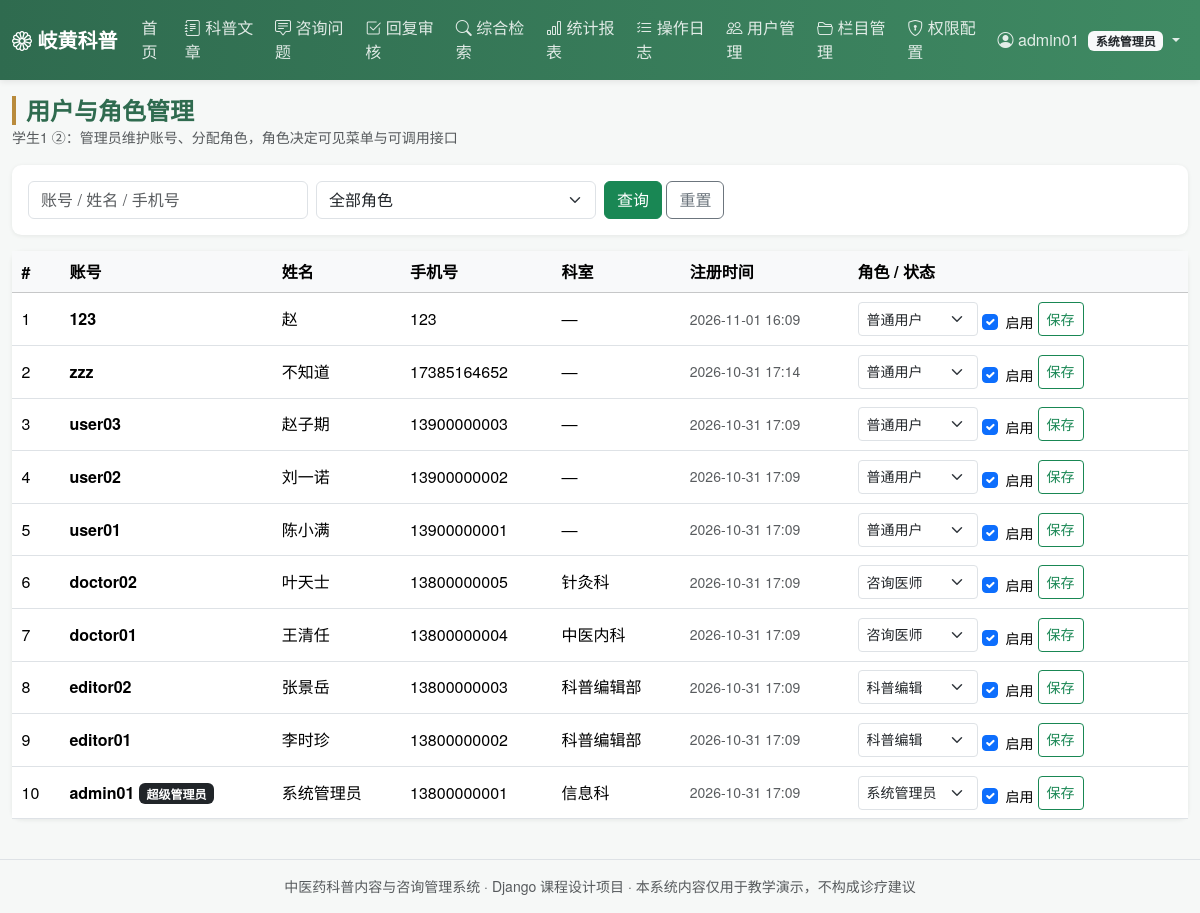
The page /user/ (signed in) on the database its author committed.
### main_app/models.py (models this page shows, shortened)
class Menu(models.Model):
    name = models.CharField('菜单名称', max_length=50)
    code = models.CharField('权限编码', max_length=50, unique=True,
                            help_text='与装饰器 module_required 使用的编码一致')
    url_name = models.CharField('对应路由名', max_length=100, blank=True)
    icon = models.CharField('图标类名', max_length=50, blank=True, default='bi-grid')
    roles = models.CharField('可见角色', max_length=100, default='admin,editor,consultant,user',
                             help_text='逗号分隔：admin,editor,consultant,user')
    order = models.IntegerField('排序', default=0)
    is_active = models.BooleanField('启用', default=True)
    class Meta:
        verbose_name = '菜单权限'
        verbose_name_plural = '菜单权限'
        ordering = ['order', 'id']
    @property
    def role_list(self):
        return [r.strip() for r in self.roles.split(',') if r.strip()]
    def visible_to(self, role):
        return self.is_active and role in self.role_list

class UserProfile(models.Model):
    user = models.OneToOneField(User, on_delete=models.CASCADE,
                                related_name='profile', verbose_name='用户')
    role = models.CharField('角色', max_length=20, choices=ROLE_CHOICES, default='user')
    real_name = models.CharField('真实姓名', max_length=30, blank=True)
    phone = models.CharField('手机号', max_length=20, blank=True)
    department = models.CharField('所属科室', max_length=50, blank=True,
                                  help_text='咨询医师填写，如：中医内科')
    is_active_account = models.BooleanField('账号启用', default=True)
    created_at = models.DateTimeField('注册时间', auto_now_add=True)
    class Meta:
        verbose_name = '用户档案'
        verbose_name_plural = '用户档案'

### main_app/views.py (the view)
# urls.py: path('user/', views.user_list, name='user_list'),
@role_required('admin')
@module_required('user_manage')
def user_list(request):
    kw = request.GET.get('kw', '').strip()
    role = request.GET.get('role', '')
    qs = UserProfile.objects.select_related('user').order_by('-created_at')
    if kw:
        qs = qs.filter(Q(user__username__icontains=kw) | Q(real_name__icontains=kw)
                       | Q(phone__icontains=kw))
    if role:
        qs = qs.filter(role=role)
    return render(request, 'user/list.html', {
        'page_obj': paginate(request, qs), 'kw': kw, 'role': role,
        'role_choices': UserProfile._meta.get_field('role').choices,
        'qs': querystring(request),
    })

### main_app/context_processors.py (called while the page is built)
def menu_permissions(request):
    user = getattr(request, 'user', None)
    role = 'anonymous'
    profile = None
    if user and user.is_authenticated:
        if user.is_superuser:
            role = 'admin'
        else:
            profile = getattr(user, 'profile', None)
            role = profile.role if profile else 'user'
    menus = [m for m in Menu.objects.filter(is_active=True) if m.visible_to(role)]
    return {
        'nav_menus': menus,
        'current_role': role,
        'current_role_label': ROLE_LABELS.get(role, role),
        'profile': profile,
    }

### main_app/permissions.py (called while the page is built, shortened)
def role_of(user):
    if not user.is_authenticated:
        return 'anonymous'
    if user.is_superuser:
        return 'admin'
    p = get_profile(user)
    return p.role if p else 'user'

def role_required(*roles):
    def decorator(view_func):
        @login_required
        @wraps(view_func)
        def _wrapped(request, *args, **kwargs):
            if role_of(request.user) in roles:
                return view_func(request, *args, **kwargs)
        return _wrapped
    return decorator

def module_required(code):
    def decorator(view_func):
        @login_required
        @wraps(view_func)
        def _wrapped(request, *args, **kwargs):
            from .models import Menu
            menu = Menu.objects.filter(code=code).first()
            if menu is None or menu.visible_to(role_of(request.user)):
                return view_func(request, *args, **kwargs)
            messages.error(request, '当前角色未开通该菜单权限。')
            return redirect('main_app:index')
        return _wrapped
    return decorator

### main_app/views.py (called while the page is built)
def paginate(request, queryset, size=PAGE_SIZE):
    paginator = Paginator(queryset, size)
    return paginator.get_page(request.GET.get('page'))

def querystring(request, **kwargs):
    params = request.GET.copy()
    params.pop('page', None)
    for k, v in kwargs.items():
        params[k] = v
    return params.urlencode()

### templates/user/list.html (shortened to what this page needs)
{% extends 'base.html' %}
{% block page_title %}用户与角色管理{% endblock %}
{% block page_desc %}学生1 ②：管理员维护账号、分配角色，角色决定可见菜单与可调用接口{% endblock %}
{% block content %}
<div class="card mb-3">
    <div class="card-body">
        <form class="row g-2" method="get">
            <div class="col-md-3">
                <input class="form-control" name="kw" value="{{ kw }}" placeholder="账号 / 姓名 / 手机号">
            </div>
            <div class="col-md-3">
                <select class="form-select" name="role">
                    <option value="">全部角色</option>
                </select>
            </div>
            <div class="col-md-2">
                <button class="btn btn-success">查询</button>
                <a class="btn btn-outline-secondary" href="{% url 'main_app:user_list' %}">重置</a>
            </div>
        </form>
    </div>
</div>
<div class="card">
    <div class="table-responsive">
        <table class="table table-hover align-middle mb-0">
            <thead class="table-light">
            <tr><th>#</th><th>账号</th><th>姓名</th><th>手机号</th><th>科室</th><th>注册时间</th>
                <th style="width:340px">角色 / 状态</th></tr>
            </thead>
            <tbody>
            {% for p in page_obj %}
                <tr>
                    <td>{{ forloop.counter0|add:page_obj.start_index }}</td>
                    <td><strong>{{ p.user.username }}</strong>
                        {% if p.user.is_superuser %}<span class="badge bg-dark">超级管理员</span>{% endif %}</td>
                    <td>{{ p.real_name|default:'—' }}</td>
                    <td>{{ p.phone|default:'—' }}</td>
                    <td>{{ p.department|default:'—' }}</td>
                    <td class="text-muted small">{{ p.created_at|date:'Y-m-d H:i' }}</td>
                    <td>
                        <form method="post" action="{% url 'main_app:user_role_edit' p.pk %}" class="d-flex gap-1">
                            <select class="form-select form-select-sm" name="role" style="width:120px">
                                {% for v, l in role_choices %}
                                    <option value="{{ v }}" {% if p.role == v %}selected{% endif %}>{{ l }}</option>
                                {% endfor %}
                            </select>
                            <div class="form-check mt-2">
                                <input class="form-check-input" type="checkbox" name="is_active_account"
                                       {% if p.is_active_account %}checked{% endif %}>
                                <label class="form-check-label small">启用</label>
                            </div>
                            <button class="btn btn-sm btn-outline-success">保存</button>
                        </form>
                    </td>
                </tr>
            {% empty %}
                <tr><td colspan="7" class="text-center text-muted py-4">暂无数据</td></tr>
            {% endfor %}
            </tbody>
        </table>
    </div>
</div>
{% endblock %}

### templates/base.html (shortened to what this page needs)
{% load static %}<!DOCTYPE html>
<html lang="zh-CN">
<head>
    <link href="https://cdn.jsdelivr.net/npm/bootstrap@5.3.3/dist/css/bootstrap.min.css" rel="stylesheet">
    <link href="https://cdn.jsdelivr.net/npm/bootstrap-icons@1.11.3/font/bootstrap-icons.css" rel="stylesheet">
    <link href="{% static 'css/style.css' %}" rel="stylesheet">
</head>
<body>
<nav class="navbar navbar-expand-lg navbar-dark tcm-navbar sticky-top">
    <div class="container-fluid">
        <a class="navbar-brand fw-bold" href="{% url 'main_app:index' %}">
            <i class="bi bi-flower1"></i> 岐黄科普
        </a>
        <div class="collapse navbar-collapse" id="navMenu">
            <ul class="navbar-nav me-auto">
                <li class="nav-item">
                    <a class="nav-link {% if request.resolver_match.url_name == 'index' %}active{% endif %}"
                       href="{% url 'main_app:index' %}">首页</a>
                </li>
                {% for m in nav_menus %}
                    <li class="nav-item">
                        <a class="nav-link" href="{% if m.url_name %}{% url m.url_name %}{% else %}#{% endif %}">
                            <i class="bi {{ m.icon|default:'bi-grid' }}"></i> {{ m.name }}
                        </a>
                    </li>
                {% endfor %}
            </ul>
            <ul class="navbar-nav">
                {% if user.is_authenticated %}
                    <li class="nav-item dropdown">
                        <a class="nav-link dropdown-toggle" href="#" data-bs-toggle="dropdown">
                            <i class="bi bi-person-circle"></i>
                            {% if profile %}{{ profile.display_name }}{% else %}{{ user.username }}{% endif %}
                            <span class="badge bg-light text-dark ms-1">{{ current_role_label }}</span>
                        </a>
                    </li>
                {% else %}
                    <li class="nav-item"><a class="nav-link" href="{% url 'main_app:login' %}">登录</a></li>
                    <li class="nav-item"><a class="btn btn-sm btn-light ms-2 mt-1" href="{% url 'main_app:register' %}">注册</a></li>
                {% endif %}
            </ul>
        </div>
    </div>
</nav>
<div class="container-fluid py-3">
    <div class="d-flex justify-content-between align-items-center mb-3">
        <div>
            <h4 class="mb-0 page-title">{% block page_title %}{% endblock %}</h4>
            <small class="text-muted">{% block page_desc %}{% endblock %}</small>
        </div>
    </div>
    {% block content %}{% endblock %}
</div>
<footer class="text-center text-muted py-3 small border-top mt-4">
    中医药科普内容与咨询管理系统 · Django 课程设计项目 · 本系统内容仅用于教学演示，不构成诊疗建议
</footer>
</body>
</html>

### static/css/style.css (style rules this page uses)
:root { --tcm-green: #2f6b4f; --tcm-green-light: #e8f3ee; --tcm-gold: #b98b3c; }
body { background: #f6f8f7; font-family: "Microsoft YaHei", "PingFang SC", "Helvetica Neue", sans-serif; color: #24312b; }
.tcm-navbar { background: linear-gradient(90deg, var(--tcm-green), #3f8a63); box-shadow: 0 2px 6px rgba(0, 0, 0, .08); }
.tcm-navbar .nav-link { color: rgba(255, 255, 255, .85); }
.page-title { font-weight: 700; color: var(--tcm-green); border-left: 4px solid var(--tcm-gold); padding-left: 10px; }
.card { border: none; box-shadow: 0 1px 4px rgba(20, 40, 30, .08); border-radius: .6rem; }
.table > :not(caption) > * > * { padding: .55rem .6rem; }

### rows shown on the page
Menu: name "科普文章"
Menu: name "咨询问题"
Menu: name "回复审核"
Menu: name "综合检索"
Menu: name "统计报表"
Menu: name "操作日志"
Menu: name "用户管理"
Menu: name "栏目管理"
Menu: name "权限配置"
UserProfile: real_name "系统管理员", user.username "admin01", shows "超级管理员", phone "13800000001", department "信息科", created_at "2026-10-31 17:09", role "系统管理员", is_active_account "☑"
UserProfile: user.username "123", real_name "赵", phone "123", department "—", created_at "2026-11-01 16:09", role "普通用户", is_active_account "☑"
UserProfile: user.username "zzz", real_name "不知道", phone "17385164652", department "—", created_at "2026-10-31 17:14", role "普通用户", is_active_account "☑"
UserProfile: user.username "user03", real_name "赵子期", phone "13900000003", department "—", created_at "2026-10-31 17:09", role "普通用户", is_active_account "☑"
UserProfile: user.username "user02", real_name "刘一诺", phone "13900000002", department "—", created_at "2026-10-31 17:09", role "普通用户", is_active_account "☑"
UserProfile: user.username "user01", real_name "陈小满", phone "13900000001", department "—", created_at "2026-10-31 17:09", role "普通用户", is_active_account "☑"
UserProfile: user.username "doctor02", real_name "叶天士", phone "13800000005", department "针灸科", created_at "2026-10-31 17:09", role "咨询医师", is_active_account "☑"
UserProfile: user.username "doctor01", real_name "王清任", phone "13800000004", department "中医内科", created_at "2026-10-31 17:09", role "咨询医师", is_active_account "☑"
UserProfile: user.username "editor02", real_name "张景岳", phone "13800000003", department "科普编辑部", created_at "2026-10-31 17:09", role "科普编辑", is_active_account "☑"
UserProfile: user.username "editor01", real_name "李时珍", phone "13800000002", department "科普编辑部", created_at "2026-10-31 17:09", role "科普编辑", is_active_account "☑"

### other values the page prints
{{ user.username }} "admin01"
